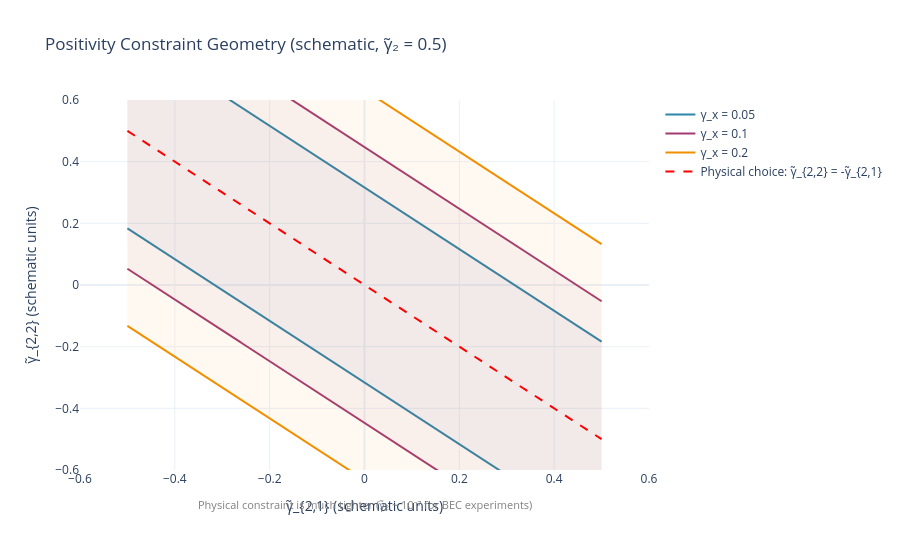

This figure's notebook cell:
### Markdown cell above
## Section 7: Positivity Constraint and Parameter Space

The positivity requirement (physical dissipation) imposes a constraint on the second-order coefficients:

$$(\gamma_{2,1} + \gamma_{2,2})^2 \leq 4 \gamma_2 \gamma_x \beta$$

**Lean verification (Aristotle Round 4):** This inequality (relaxed_positivity_weakens) allows nonzero horizon boundary corrections to relax the strict equality $\gamma_{2,1} + \gamma_{2,2} = 0$ to this elliptical region.

### Code cell
# ════════════════════════════════════════════════════════════════════
# Figure 7: Positivity Constraint Visualization
# ════════════════════════════════════════════════════════════════════
#
# The positivity constraint on second-order coefficients is:
#   (γ̃_{2,1} + γ̃_{2,2})² ≤ 4·γ̃₂·γ_x·β
#
# For physical BEC parameters, γ̃₂ is very small (~10⁻⁷),
# making the allowed region extremely narrow around the line
# γ̃_{2,2} = -γ̃_{2,1}. This figure uses SCHEMATIC values
# (γ̃₂ = 0.5) to show the constraint geometry clearly.
# The strict positivity line is γ̃_{2,2} = -γ̃_{2,1} (our physical choice).

# Schematic parameters to visualize constraint geometry
gamma_2_schematic = 0.5  # Representative O(1) value
gamma_x_vals = [0.05, 0.1, 0.2]
beta_norm = 1.0

fig7 = go.Figure()

gamma_21_range = np.linspace(-0.5, 0.5, 300)
colors_constraint = ["#2E86AB", "#A23B72", "#F18F01"]

for idx, gamma_x in enumerate(gamma_x_vals):
    max_sum = np.sqrt(4 * gamma_2_schematic * gamma_x * beta_norm)
    gamma_22_upper = max_sum - gamma_21_range
    gamma_22_lower = -max_sum - gamma_21_range

    fig7.add_trace(
        go.Scatter(
            x=gamma_21_range,
            y=gamma_22_upper,
            mode="lines",
            name=f"γ_x = {gamma_x}",
            line=dict(color=colors_constraint[idx], width=2),
        )
    )
    fig7.add_trace(
        go.Scatter(
            x=gamma_21_range,
            y=gamma_22_lower,
            mode="lines",
            showlegend=False,
            line=dict(color=colors_constraint[idx], width=2),
        )
    )

    # Fill allowed region
    fig7.add_trace(
        go.Scatter(
            x=np.concatenate([gamma_21_range, gamma_21_range[::-1]]),
            y=np.concatenate([gamma_22_upper, gamma_22_lower[::-1]]),
            fill="toself",
            fillcolor=f"rgba({int(colors_constraint[idx][1:3], 16)},{int(colors_constraint[idx][3:5], 16)},{int(colors_constraint[idx][5:7], 16)},0.05)",
            line=dict(width=0),
            showlegend=False,
        )
    )

# Strict positivity line: γ_{2,2} = -γ_{2,1}
fig7.add_trace(
    go.Scatter(
        x=gamma_21_range,
        y=-gamma_21_range,
        mode="lines",
        name="Physical choice: γ̃_{2,2} = -γ̃_{2,1}",
        line=dict(color="red", width=2, dash="dash"),
    )
)

fig7.update_xaxes(title_text="γ̃_{2,1} (schematic units)", range=[-0.6, 0.6])
fig7.update_yaxes(title_text="γ̃_{2,2} (schematic units)", range=[-0.6, 0.6])
fig7.update_layout(
    title_text="Positivity Constraint Geometry (schematic, γ̃₂ = 0.5)",
    height=550,
    width=900,
    template="plotly_white",
    hovermode="closest",
    annotations=[
        dict(
            text="Physical constraint is much tighter (γ̃₂ ~ 10⁻⁷ for BEC experiments)",
            xref="paper",
            yref="paper",
            x=0.5,
            y=-0.12,
            showarrow=False,
            font=dict(size=11, color="gray"),
        )
    ],
)

fig7.show()

### Figure 1 — Plotly figure (JSON) as saved in the notebook; plotly's stock layout.template omitted (floating-point values rounded to 4 significant figures; data arrays with more than 128 entries replaced by an {"elided": "..."} marker saying what was removed)
{"data": [{"line": {"color": "#2E86AB", "width": 2}, "mode": "lines", "name": "γ_x = 0.05", "type": "scatter", "x": {"elided": "300 float values"}, "y": {"elided": "300 float values"}}, {"line": {"color": "#2E86AB", "width": 2}, "mode": "lines", "showlegend": false, "type": "scatter", "x": {"elided": "300 float values"}, "y": {"elided": "300 float values"}}, {"fill": "toself", "fillcolor": "rgba(46,134,171,0.05)", "line": {"width": 0}, "showlegend": false, "type": "scatter", "x": {"elided": "600 float values"}, "y": {"elided": "600 float values"}}, {"line": {"color": "#A23B72", "width": 2}, "mode": "lines", "name": "γ_x = 0.1", "type": "scatter", "x": {"elided": "300 float values"}, "y": {"elided": "300 float values"}}, {"line": {"color": "#A23B72", "width": 2}, "mode": "lines", "showlegend": false, "type": "scatter", "x": {"elided": "300 float values"}, "y": {"elided": "300 float values"}}, {"fill": "toself", "fillcolor": "rgba(162,59,114,0.05)", "line": {"width": 0}, "showlegend": false, "type": "scatter", "x": {"elided": "600 float values"}, "y": {"elided": "600 float values"}}, {"line": {"color": "#F18F01", "width": 2}, "mode": "lines", "name": "γ_x = 0.2", "type": "scatter", "x": {"elided": "300 float values"}, "y": {"elided": "300 float values"}}, {"line": {"color": "#F18F01", "width": 2}, "mode": "lines", "showlegend": false, "type": "scatter", "x": {"elided": "300 float values"}, "y": {"elided": "300 float values"}}, {"fill": "toself", "fillcolor": "rgba(241,143,1,0.05)", "line": {"width": 0}, "showlegend": false, "type": "scatter", "x": {"elided": "600 float values"}, "y": {"elided": "600 float values"}}, {"line": {"color": "red", "dash": "dash", "width": 2}, "mode": "lines", "name": "Physical choice: γ̃_{2,2} = -γ̃_{2,1}", "type": "scatter", "x": {"elided": "300 float values"}, "y": {"elided": "300 float values"}}], "layout": {"annotations": [{"font": {"color": "gray", "size": 11}, "showarrow": false, "text": "Physical constraint is much tighter (γ̃₂ ~ 10⁻⁷ for BEC experiments)", "x": 0.5, "xref": "paper", "y": -0.12, "yref": "paper"}], "height": 550, "hovermode": "closest", "title": {"text": "Positivity Constraint Geometry (schematic, γ̃₂ = 0.5)"}, "width": 900, "xaxis": {"range": [-0.6, 0.6], "title": {"text": "γ̃_{2,1} (schematic units)"}}, "yaxis": {"range": [-0.6, 0.6], "title": {"text": "γ̃_{2,2} (schematic units)"}}}}
